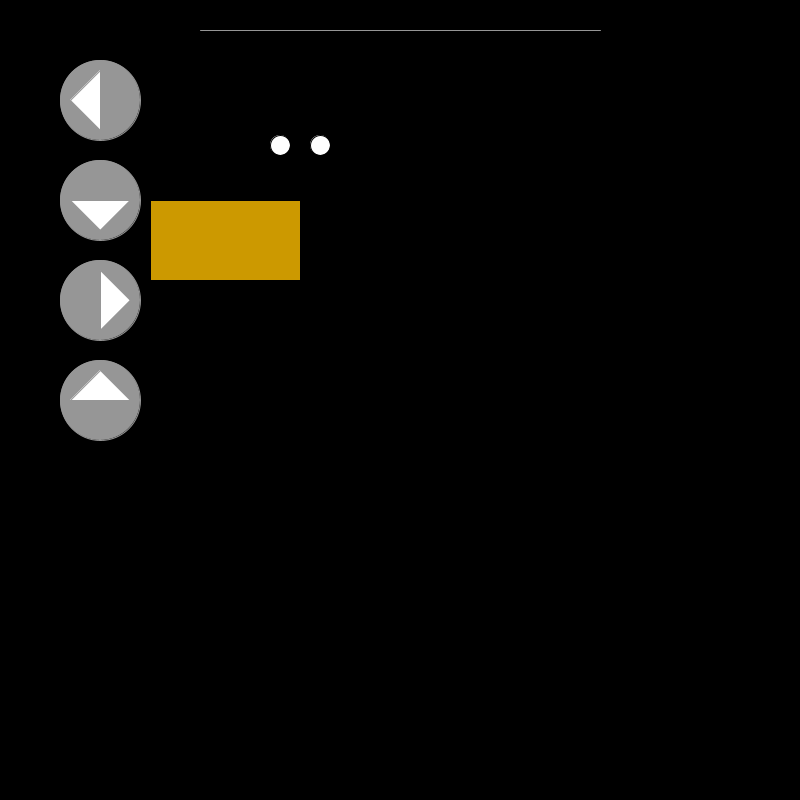
Frame 1 (no input)
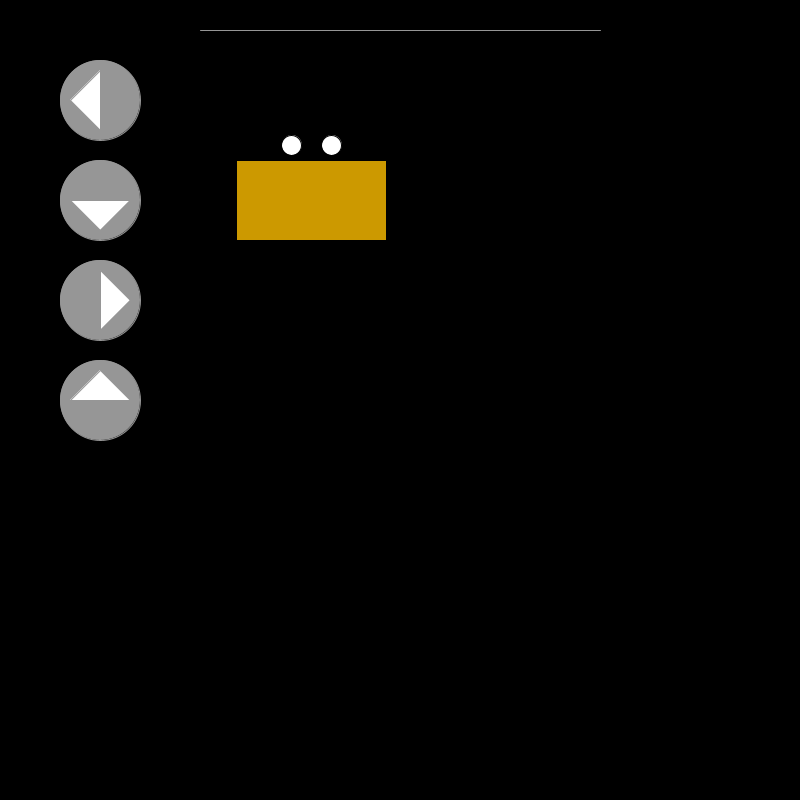
Frame 60 (the mouse pressed at the canvas centre just before this capture)
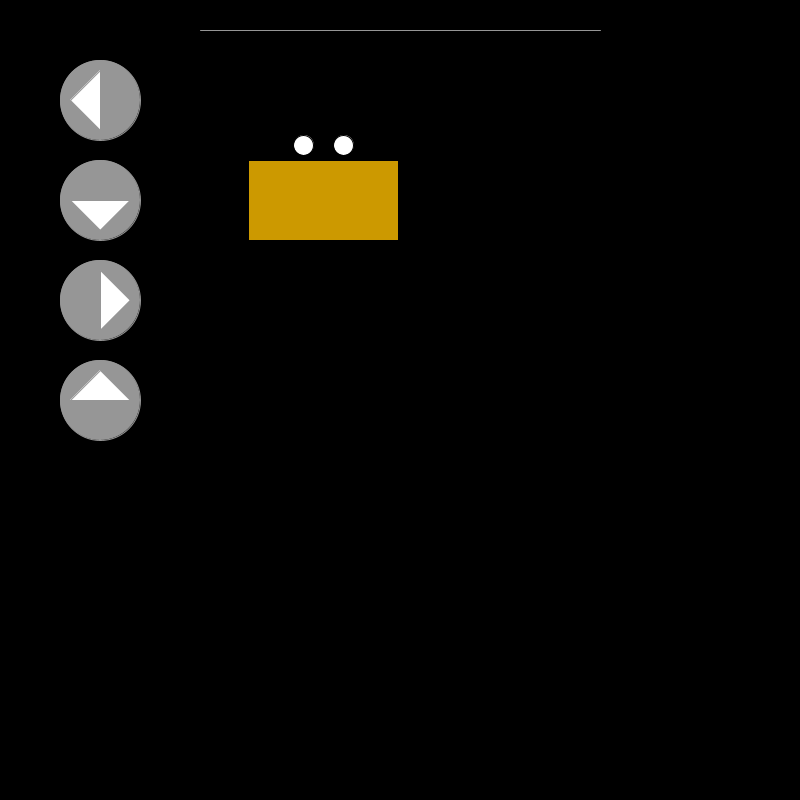
Frame 120 (the mouse held since frame 60 and released just before this capture)

The Processing sketch that drew these frames (run headless with seeded random() and noise(); from frame 60 on, the mouse is pressed at the canvas centre):

// Processing sketch: week2_hw2
// ── week2_hw2.pde
//30 points: Make a square move on screen (v)
//75 points: Use buttons to move the square in 4 cardinal directions (v)
//5 points: A rollover state for each button (repeatable per button) (v)
//5 points: Build icons for each button to represent what it does (repeatable) (v)
//20 points: Make your square look like a vehicle (v)
//40 points: Add in vehicular movement 
//30 points: Add in an end state (v)

PVector carDirection, pos;
float speed, turnSpeed;
float carW, carH;
float d1, d2, d3, d4;
float buttonSize, buttonPosX, buttonPosY;

void setup() {
  size(800, 800);
  carDirection = new PVector(1,0);
  pos = new PVector(300,200);
  
  speed = .2;
  turnSpeed = 10; // in degrees
  turnSpeed *= TWO_PI/360; // in radians
  
  carW = 80;
  carH = 150;
  
  buttonSize=80;
  buttonPosX=width/4-100;
  buttonPosY=height/4-100;
}

void draw() {
  background(0);
  drawCar();
  moveCar();
  drawButtons();
}

void drawCar(){
  fill(204, 153, 0);
  stroke(0);
  pushMatrix();
  translate(pos.x,pos.y);
  rotate(carDirection.heading() + HALF_PI);
  rect(0, 0, carW, carH);
  rectMode(CENTER);
  popMatrix();
  //two wheels on the car
  fill(255);
  ellipse(pos.x-20, pos.y-55, 20, 20);
  ellipse(pos.x+20, pos.y-55, 20, 20);
  stroke(150);
  line(200, 30, 600, 30);

}

void moveCar() {
  PVector toMove = new PVector(carDirection.x, carDirection.y);
  toMove.mult(speed);
  pos.add( toMove );
}

void drawButtons(){
  
  if (pos.y < 30) {
    pos.x = width/2; 
    pos.y = height-60;
  }

  if (d1<buttonSize/2 && mousePressed) {
    pos.x-=10;
  }
  if (d2<buttonSize/2 && mousePressed) {
    pos.y+=10;
  } 
  if (d3<buttonSize/2 && mousePressed) {
    pos.x+=10;
  } 
  if (d4<buttonSize/2 && mousePressed) {
    pos.y-=10;
  }

  d1=(int(dist(buttonPosX, buttonPosY, mouseX, mouseY)));
  d2=(int(dist(buttonPosX, buttonPosY*2, mouseX, mouseY)));
  d3=(int(dist(buttonPosX, buttonPosY*3, mouseX, mouseY)));
  d4=(int(dist(buttonPosX, buttonPosY*4, mouseX, mouseY)));

  fill(150);
  ellipse(buttonPosX, buttonPosY, buttonSize, buttonSize);
  ellipse(buttonPosX, buttonPosY*2, buttonSize, buttonSize);
  ellipse(buttonPosX, buttonPosY*3, buttonSize, buttonSize);
  ellipse(buttonPosX, buttonPosY*4, buttonSize, buttonSize);

  fill(255);
  triangle(buttonPosX, buttonPosY-30, buttonPosX-30, buttonPosY, buttonPosX, buttonPosY+30);
  triangle(buttonPosX+30, buttonPosY*2, buttonPosX-30, buttonPosY*2, buttonPosX, buttonPosY*2+30);
  triangle(buttonPosX, buttonPosY*3-30, buttonPosX+30, buttonPosY*3, buttonPosX, buttonPosY*3+30);
  triangle(buttonPosX, buttonPosY*4-30, buttonPosX-30, buttonPosY*4, buttonPosX+30, buttonPosY*4);
}
